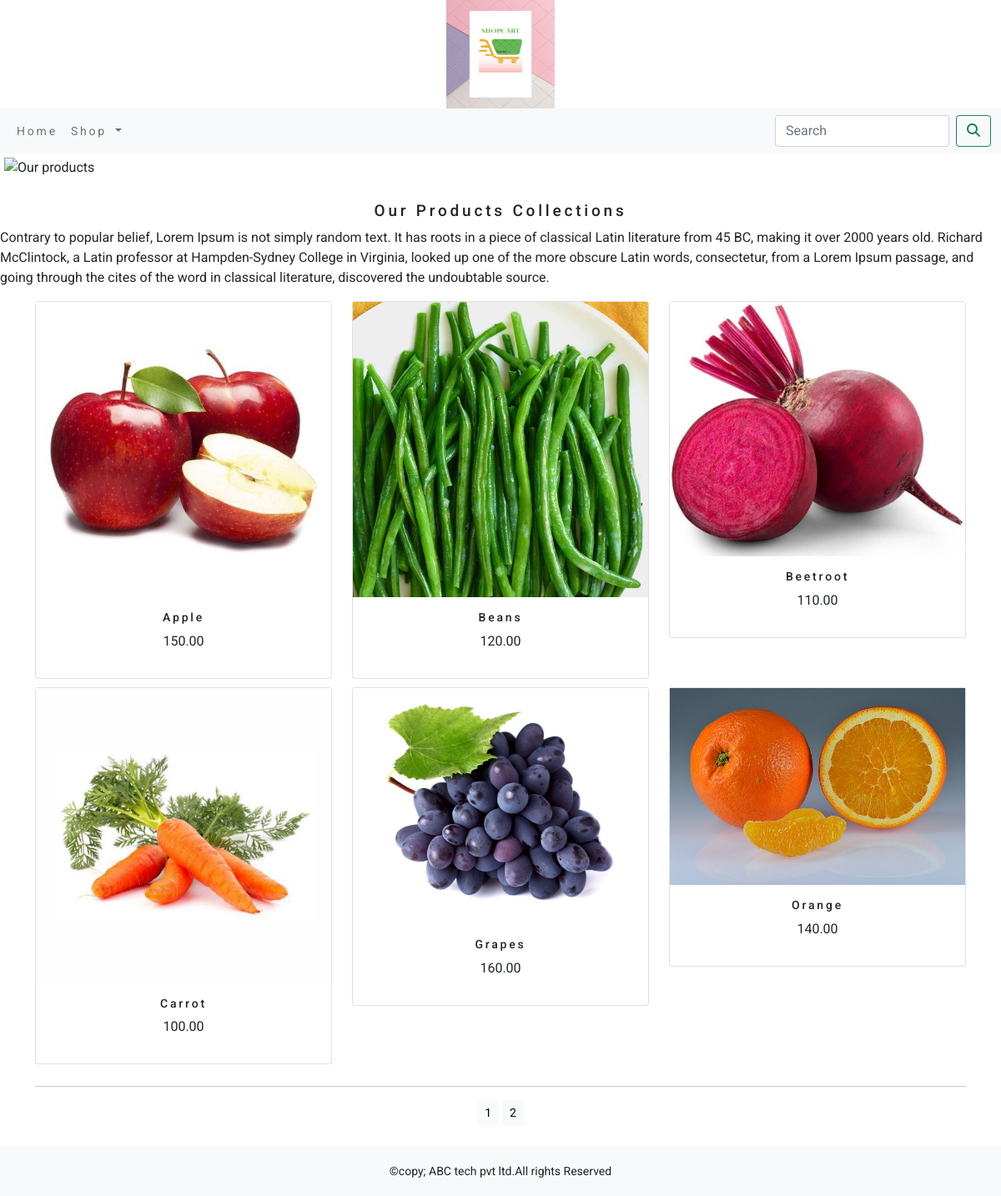
The app's page /ecommerce/ with its own data.
### ecommerceapp/models.py (models this page shows, shortened)
class Product(models.Model):
    name=models.CharField(max_length=250,unique=True)
    slug=models.SlugField(max_length=250,unique=True)
    desc=models.TextField(blank=True)
    price=models.DecimalField(max_digits=10,decimal_places=2)
    category=models.ForeignKey(Category,on_delete=models.CASCADE)
    image=models.ImageField(upload_to='product',blank=True,)
    stock=models.IntegerField()
    available=models.BooleanField(default=True)
    created=models.DateTimeField(auto_now_add=True)
    updated=models.DateTimeField(auto_now=True)
    def get_url(self):
         return  reverse('ecommerceapp:prodCatdetail',args=[self.category.slug,self.slug])
    class Meta:
        ordering = ('name',)
        verbose_name = 'product'
        verbose_name_plural = 'products'

### ecommerceapp/views.py (the view)
# urls.py: path('',views.allProdCat,name='allProdCat'),
def allProdCat(request,c_slug=None):
    c_page=None
    products_list=None
    if c_slug!=None:
        c_page=get_object_or_404(Category,slug=c_slug)
        products_list=Product.objects.all().filter(category=c_page,available=True)
    else:
        products_list=Product.objects.all().filter(available=True)
    paginator=Paginator(products_list,6)
    try:
        page=int(request.GET.get('page','1'))
    except:
        page=1
    try:
        products=paginator.page(page)
    except (EmptyPage,InvalidPage):
        products=paginator.page(paginator.num_pages)
    return render(request,"category.html",{'category':c_page,'products':products})

### cart/context_processors.py (called while the page is built)
def counter(request):
    item_count=0
    if 'admin' in request.path:
        return {}
    else:
        try:
            cart=Cart.objects.filter(cart_id=_cart_id(request))
            car_item=CartItem.objects.all().filter(cart=cart[:1])
            for cart_item in car_item:
                item_count += cart_item.quantity
        except Cart.DoesNotExist:
            item_count=0
    return dict(item_count=item_count)

### cart/views.py (called while the page is built)
def _cart_id(request):
    cart=request.session.session_key
    if not cart:
        cart=request.session.create()
    return cart

### ecommerceapp/context_processors.py (called while the page is built)
def menu_links(request):
    links=Category.objects.all()
    return dict(links=links)

### ecommerceapp/models.py (called while the page is built)
    def get_url(self):
        return reverse('ecommerceapp:products_by_category',args=[self.slug])

### templates/category.html (shortened to what this page needs)
{% extends 'base.html' %}
{% load static %}
{% block content %}
<div class="mx-auto">
    {% if category %}
    <img class="my_image" src="{{category.image.url}}" alt="{{category.name}}">
</div>
     <br>
<div>
    <h1 class="text-center my_title" >{{category.name}}</h1>
    <p class="text-justify">{{category.desc}}</p>
</div>
    {% else %}
<div>
<img class="my_image my_image_padding" src="{% static 'image/banner.png' %}" alt="Our products" width="1500px;">
</div>
<br>
<div>
    <h1 class="text-center my_title">Our Products Collections</h1>
    <p class="text-justify">Contrary to popular belief, Lorem Ipsum is not simply random text. It has roots in a piece of classical Latin literature from 45 BC, making it over 2000 years old. Richard McClintock, a Latin professor at Hampden-Sydney College in Virginia, looked up one of the more obscure Latin words, consectetur, from a Lorem Ipsum passage, and going through the cites of the word in classical literature, discovered the undoubtable source.</p>
</div>
     {% endif %}
<div class="container">
    <div class="row mx_auto">
        {% for product in products.object_list %}
        <div class="my_bottom_margin col-9 col-sm-12 col-md-4 col-lg-4">
            <div class="card text-center" style="min-width:18rem;">
                <a href="{{product.get_url}}"><img class="card-image-top my_image" src="{{product.image.url}}" alt="{{product.name}}"></a>
            <div class="card-body">
               <h4>{{product.name}}</h4>
                <p>{{product.price}}</p>
            </div>
            </div>
        </div>
        {% endfor %}
    </div>
    <div class="mx-auto">
        {% if products.paginator.num_pages > 1 %}
        <hr>
        <div class="text-center">
            {% for pg in products.paginator.page_range %}
                <a href="?page={{pg}}" class="btn btn-light btn-sm {% if products.number == pg %} active {% endif %}">{{pg}}</a>
            {% endfor %}
        </div>
        {% endif %}
    </div>
    <br>
</div>
{% endblock %}

### templates/base.html (shortened to what this page needs)
{% load static %}
<!DOCTYPE html>
<html lang="en">
<head>
    <link rel="stylesheet" href="{% static 'css/bootstrap.min.css' %}">
    <link rel="stylesheet" href="{% static 'css/custom.css' %}" >
</head>
<body>
<div>
{% include 'header.html' %}
{% include 'navbar.html' %}
{% block content %}
{% endblock %}
</div>
{% include 'footer.html' %}
</body>
</html>

### templates/header.html
{% load static %}
<header>
    <center>
       <a href="{% url 'ecommerceapp:allProdCat' %}"></a><img src="{% static 'image/logo.png' %}" alt="logimage" width="130px" height="130px">
    </center>
</header>

### templates/navbar.html (shortened to what this page needs)
<nav class="navbar navbar-expand-lg navbar-light bg-light">
  <div class="container-fluid">
    <div class="collapse navbar-collapse" id="navbarSupportedContent">
      <ul class="navbar-nav me-auto mb-2 mb-lg-0">
        <li class="nav-item">
          <a class="nav-link" href="#">Home</a>
        </li>
        <li class="nav-item dropdown {% if 'ecommerceapp' in request.path %} active {% endif %}">
          <a class="nav-link dropdown-toggle" href="#" id="navbarDropdown" role="button" data-bs-toggle="dropdown" aria-expanded="false">
            Shop
          </a>
        </li>
      </ul>
      <form class="d-flex" action="{% url 'search_app:SearchResult' %}" method="get">
        <input class="form-control me-2" type="search" placeholder="Search" name="q" aria-label="Search">
        <button class="btn btn-outline-success" type="submit"><i class="fa fa-search"></i></button>
      </form>
    </div>
  </div>
</nav>

### templates/footer.html
<footer class="mt-auto">
<div class="footer navbar-fixed-bottom my_footer">
    <p class="text-center"> &copy;copy; ABC tech pvt ltd.All rights Reserved</p>
</div>
</footer>
<body class="d-flex flex-column min-vh-100"></body>

### static/css/custom.css (style rules this page uses)
body { font-family: 'Roboto', sans-serif; }
.nav-item { letter-spacing : .2em; font-size : 14px; text_transform : uppercase; }
.my_footer { position: auto; background-color : #f8f9fa; height : 60px; }
.my_footer p { position: auto; padding-top : 20px; font-size : 14px; }
.my_image { width : 100%; height : auto; }
.my_title { font-size : 19px; text_transform : uppercase; letter-spacing :.2em; }
.my_image_padding { padding : 5px; }
.my_bottom_margin { margin-bottom : 10px; }
.card-body h4 { font-size : 14px; text_transform : uppercase; letter-spacing : .2em; }

### records on screen
Product: image (picture), name "Apple", price "150.00"
Product: image (picture), name "Beans", price "120.00"
Product: image (picture), name "Beetroot", price "110.00"
Product: image (picture), name "Carrot", price "100.00"
Product: image (picture), name "Grapes", price "160.00"
Product: image (picture), name "Orange", price "140.00"

### other values on screen
{{ pg }} "1" "2"
